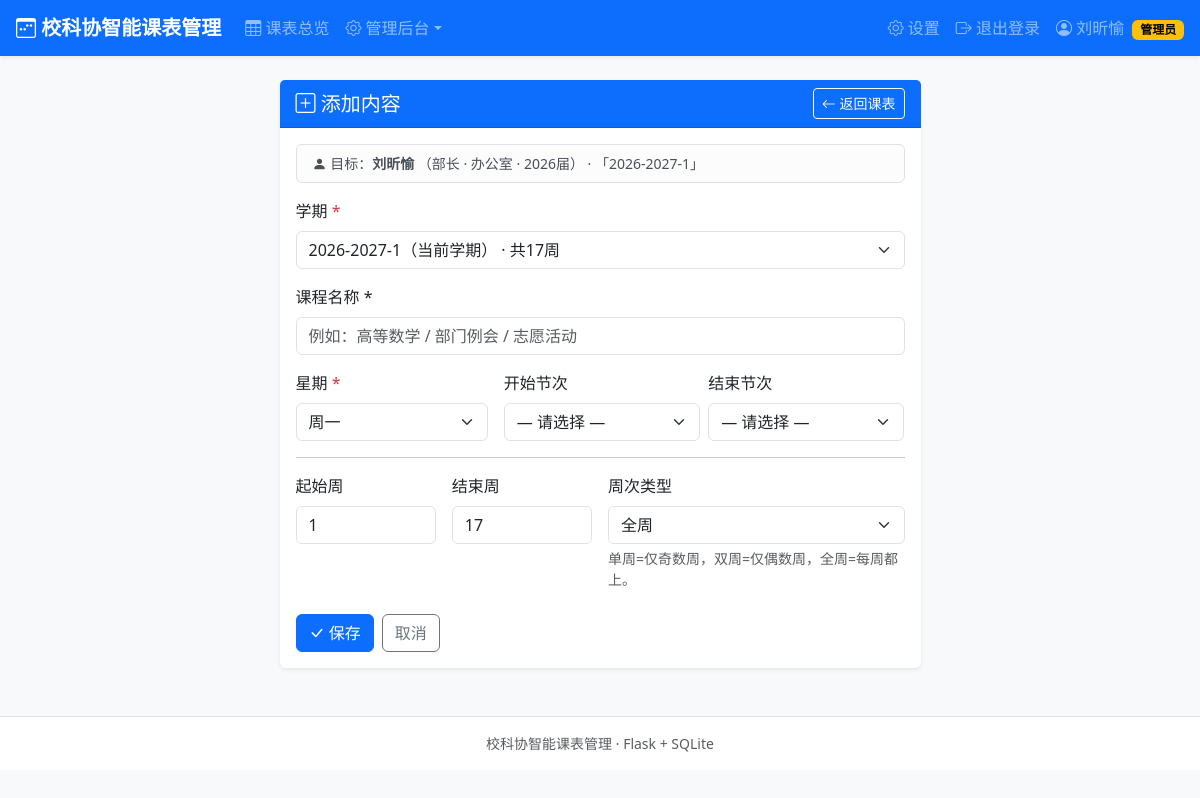
/course/new (signed in), run on an earlier commit of the app's database.
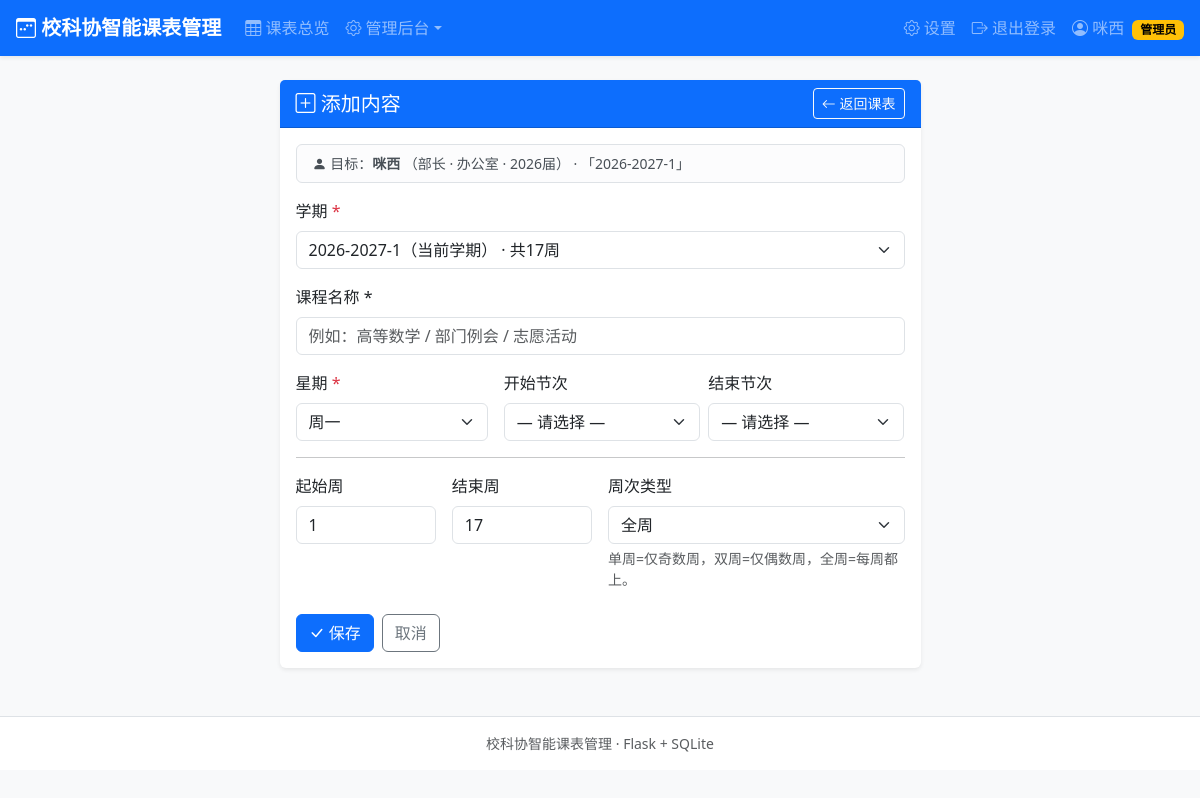
And on a later commit of the database.
### tables this page shows
CREATE TABLE users (
        id            INTEGER PRIMARY KEY AUTOINCREMENT,
        student_id    TEXT NOT NULL UNIQUE,
        password_hash TEXT NOT NULL,
        name          TEXT NOT NULL,
        identity      TEXT NOT NULL,               -- 主席/部长/干事
        department    TEXT,                        -- 主席可以为空
        cohort        INTEGER NOT NULL,            -- 届数，如 2026
        role          TEXT NOT NULL DEFAULT 'member',  -- admin/member
        created_at    TEXT NOT NULL
    , major TEXT NOT NULL DEFAULT '');

### app.py (the view)
@app.route("/course/new", methods=["GET", "POST"])
@login_required
def course_new():
    me = get_current_user()
    semester = resolve_semester(request.args.get("semester_id", type=int))
    week = request.args.get("week", type=int) or (current_week(semester) if semester else 1)
    target_id = request.args.get("user", type=int) or me["id"]
    target = query_one("SELECT * FROM users WHERE id = ?", (target_id,))
    if target is None:
        abort(404)
    if not ((me["role"] == "admin") or target_id == me["id"]):
        flash("只能编辑自己的课表", "danger")
        return redirect(url_for("schedule", semester_id=semester["id"] if semester else None,
                                week=week, user=target_id))
    if request.method == "POST":
        sid = request.form.get("semester_id", type=int)
        sem = resolve_semester(sid)
        return _save_course(me, target, sem, None)
    all_sems = query("SELECT * FROM semesters ORDER BY id DESC")
    sem_choices = all_sems if me["role"] == "admin" else [s for s in all_sems if s["is_active"]]
    if not sem_choices and me["role"] != "admin":
        flash("尚未设置当前学期，请联系管理员创建并激活学期。", "warning")
    else:
        if me["role"] != "admin" and (semester is None or not semester["is_active"]):
            semester = next((s for s in sem_choices), semester)
    day_default = request.args.get("day", type=int)
    slot_default = request.args.get("slot") or "morning"
    return render_template("item_form.html", me=me, target=target,
                           semesters=sem_choices, semester=semester,
                           week=week, course=None,
                           day_default=day_default, slot_default=slot_default,
                           PERIOD_TIMES=PERIOD_TIMES, WEEKEND_SLOTS=WEEKEND_SLOTS,
                           WEEK_NAMES=WEEK_NAMES, WEEK_TYPES=WEEK_TYPES,
                           section_of=section_of, period_label=period_label,
                           IDENTITIES=IDENTITIES)

### app.py (called while the page is built)
def get_db():
    if "db" not in g:
        conn = sqlite3.connect(DB_PATH)
        conn.row_factory = sqlite3.Row
        conn.execute("PRAGMA foreign_keys = ON")
        g.db = conn
    return g.db

def query(sql, args=()):
    return get_db().execute(sql, args).fetchall()

def query_one(sql, args=()):
    return get_db().execute(sql, args).fetchone()

def login_required(view):
    @wraps(view)
    def wrapped(*args, **kwargs):
        if session.get("user_id") is None:
            flash("请先登录", "warning")
            return redirect(url_for("login", next=request.full_path if request.query_string else url_for("index")))
        return view(*args, **kwargs)
    return wrapped

def get_current_user():
    uid = session.get("user_id")
    if uid is None:
        return None
    return query_one("SELECT * FROM users WHERE id = ?", (uid,))

def parse_date(s):
    try:
        return datetime.strptime(s, "%Y-%m-%d").date()
    except (ValueError, TypeError):
        return None

def active_semester():
    s = query_one("SELECT * FROM semesters WHERE is_active = 1 ORDER BY id DESC LIMIT 1")
    if s is None:
        s = query_one("SELECT * FROM semesters ORDER BY id LIMIT 1")
    return s

### templates/item_form.html (shortened to what the changed rows need)
{% extends "base.html" %}
{% block content %}
{% set is_edit = course is not none %}
{% set next_url = url_for('schedule', semester_id=(semester.id if semester else none), week=week, user=target.id) %}
{% set form_action = (url_for('course_edit', cid=course.id, user=target.id) if is_edit else url_for('course_new', user=target.id)) %}
<div class="row justify-content-center">
  <div class="col-lg-7 col-md-9">
    <div class="card shadow-sm">
      <div class="card-body">
        <div class="alert alert-light border small py-2">
          <i class="bi bi-person-fill"></i> 目标：<strong>{{ target.name }}</strong>
          （{{ target.identity }} · {% if target.department %}{{ target.department }}{% else %}主席{% endif %} · {{ target.cohort }}届）
          {% if semester %}· 「{{ semester.name }}」{% endif %}
        </div>
        <form method="post" action="{{ form_action }}" id="itemForm">
          {% if not is_edit %}
          <div class="mb-3">
          </div>
          {% endif %}
          <div class="mb-3">
          </div>
          <div class="row g-3">
          </div>
          <hr>
          <div class="row g-3">
          </div>
          <div class="mt-4 d-flex gap-2">
          </div>
        </form>
      </div>
    </div>
  </div>
</div>
{% endblock %}

### templates/base.html (shortened to what this page needs)
<!DOCTYPE html>
<html lang="zh-CN">
<head>
  <link href="https://cdn.jsdelivr.net/npm/bootstrap@5.3.3/dist/css/bootstrap.min.css" rel="stylesheet">
  <link href="https://cdn.jsdelivr.net/npm/bootstrap-icons@1.11.3/font/bootstrap-icons.min.css" rel="stylesheet">
  <link href="{{ url_for('static', filename='style.css') }}" rel="stylesheet">
</head>
<body class="bg-light">
{% if session.get('user_id') %}
<nav class="navbar navbar-expand-lg navbar-dark bg-primary shadow-sm sticky-top">
  <div class="container-fluid px-3">
    <a class="navbar-brand fw-bold" href="{{ url_for('schedule') }}">
      <i class="bi bi-calendar3-week"></i> 校科协智能课表管理
    </a>
    <div class="collapse navbar-collapse" id="navMain">
      <ul class="navbar-nav me-auto">
        <li class="nav-item"><a class="nav-link" href="{{ url_for('schedule') }}"><i class="bi bi-table"></i> 课表总览</a></li>
        {% if session.get('role') == 'admin' %}
        <li class="nav-item dropdown">
          <a class="nav-link dropdown-toggle" href="#" role="button" data-bs-toggle="dropdown"><i class="bi bi-gear"></i> 管理后台</a>
        </li>
        {% endif %}
      </ul>
      <ul class="navbar-nav">
        <li class="nav-item"><a class="nav-link" href="{{ url_for('settings') }}"><i class="bi bi-gear"></i> 设置</a></li>
        <li class="nav-item">
          <a class="nav-link" href="{{ url_for('logout') }}"><i class="bi bi-box-arrow-right"></i> 退出登录</a>
        </li>
      </ul>
      <span class="navbar-text ms-2">
        <i class="bi bi-person-circle"></i> {{ session.get('name') }}
        {% if session.get('role') == 'admin' %}<span class="badge text-bg-warning ms-1">管理员</span>{% endif %}
      </span>
    </div>
  </div>
</nav>
{% endif %}
<main class="container py-4">
  {% block content %}{% endblock %}
</main>
<footer class="text-center text-muted small py-3 border-top bg-white mt-4">
  校科协智能课表管理 · Flask + SQLite
</footer>
</body>
</html>

What changed in the data, as far as the page shows it:
changed users "部长": name "刘昕愉" → "咪西"; get "刘昕愉" → (not shown)
Also different on the page:
{{ session.get('name') }}: (not shown) → "咪西"
